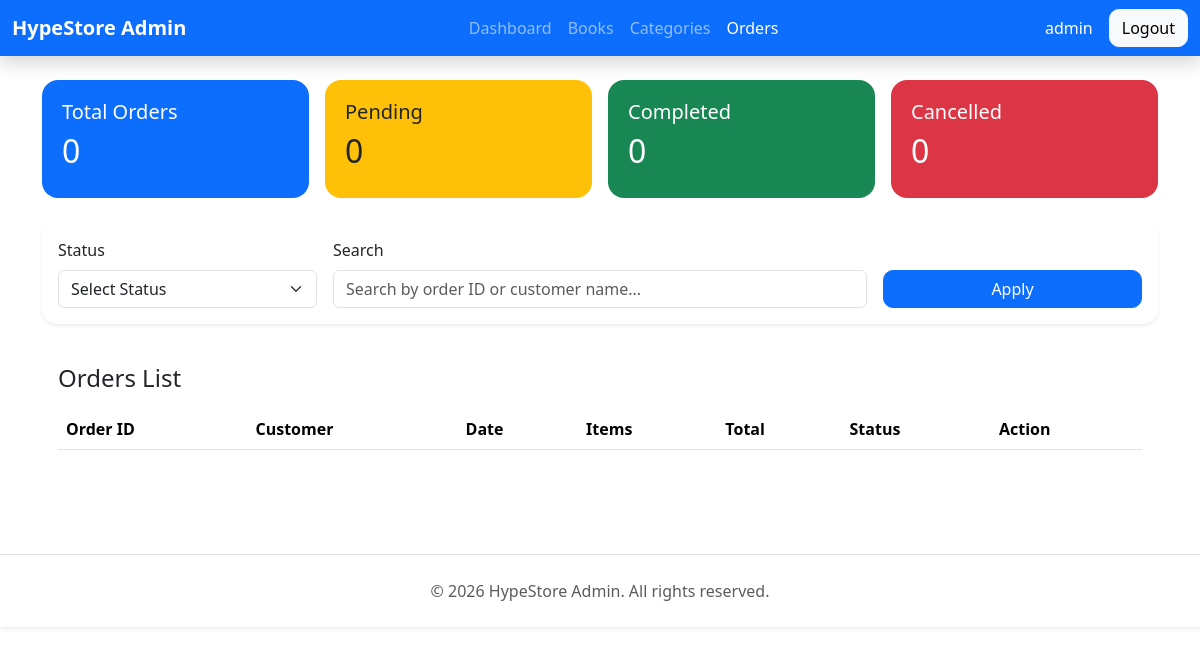
Page /hypestore/admin/orders.php (signed in) on the earlier database version.
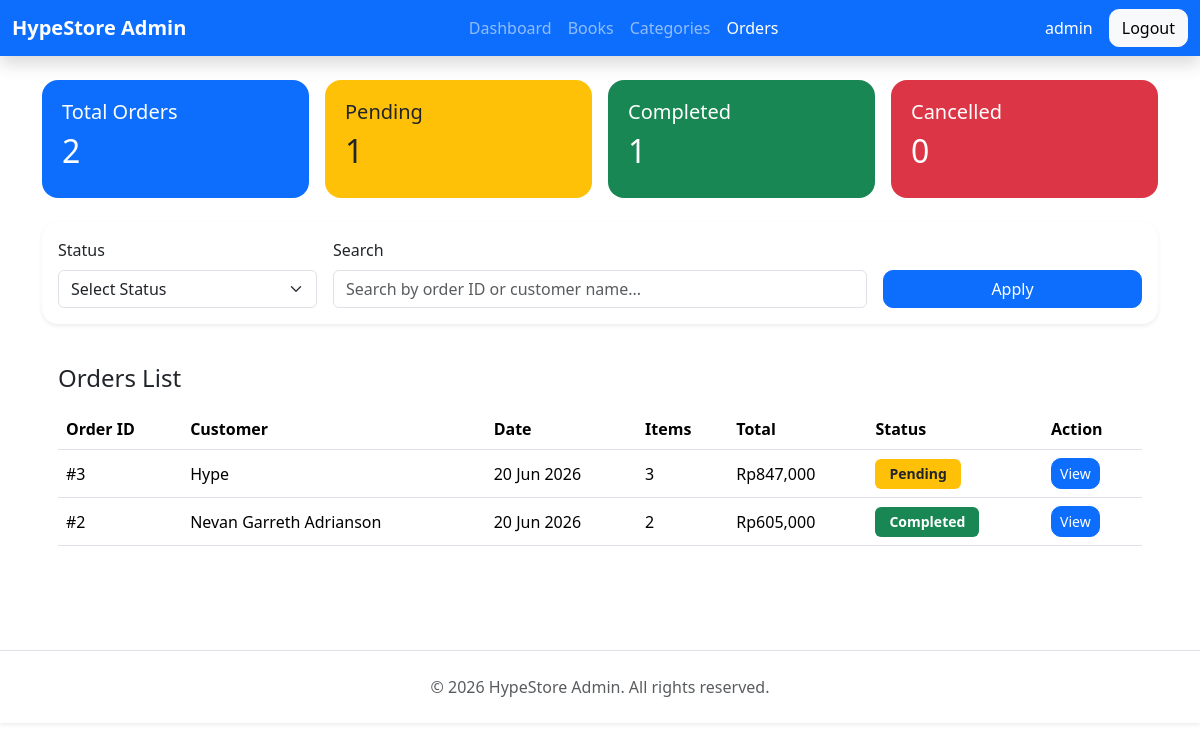
Same page on the later database version.
### tables this page shows
CREATE TABLE `orders` (
  `id` int(11) NOT NULL,
  `id_user` int(11) NOT NULL,
  `subtotal` int(11) NOT NULL,
  `tax` int(11) NOT NULL,
  `total` int(11) NOT NULL,
  `name` varchar(200) NOT NULL,
  `email` varchar(200) NOT NULL,
  `phone` varchar(50) NOT NULL,
  `address` varchar(300) NOT NULL,
  `created_at` datetime NOT NULL DEFAULT current_timestamp(),
  `status` varchar(100) NOT NULL DEFAULT 'Pending'
);

### hypestore/library/koneksi.php (called while the page is built)
<?php
    $host = "localhost";
    $user = "root";
    $pass = "";
    $database = "hypestore";
?>

### hypestore/library/database.php (called while the page is built, shortened)
<?php
    class Database{
        function __construct($host, $user, $pass, $database){
            $this->host = $host;
            $this->user = $user;
            $this->pass = $pass;
            $this->database = $database;
            $this->conn = new mysqli($this->host, $this->user, $this->pass, $this->database);
        }
    }
?>

### hypestore/admin/orders.php (the view, shortened to what the changed rows need)
<?php
    require_once('../library/database.php');
    require_once('../library/koneksi.php');
    $connection = new Database($host, $user, $pass, $database);
    $totalquery = "SELECT COUNT(*) total FROM orders";
    $totalorders = $connection->conn->query($totalquery);
    $totaldisplay = $totalorders->fetch_assoc()['total'];
    $pendingquery = "SELECT COUNT(*) total FROM orders WHERE status='Pending'";
    $pending = $connection->conn->query($pendingquery);
    $pendingdisplay = $pending->fetch_assoc()['total'];
    $completedquery = "SELECT COUNT(*) total FROM orders WHERE status='Completed'";
    $completed = $connection->conn->query($completedquery);
    $completeddisplay = $completed->fetch_assoc()['total'];
    $cancelledquery = "SELECT COUNT(*) total FROM orders WHERE status='Cancelled'";
    $cancelled = $connection->conn->query($cancelledquery);
    $cancelleddisplay = $cancelled->fetch_assoc()['total'];
?>
<!DOCTYPE html>
<html lang="en">
<head>
    <link href="https://cdn.jsdelivr.net/npm/bootstrap@5.3.8/dist/css/bootstrap.min.css" rel="stylesheet">
</head>
<body>
    <div class="container py-4">
        <div class="row g-3 mb-4">
            <div class="col-lg-3">
                <div class="card statcard bg-primary">
                    <h5>Total Orders</h5>
                    <h2><?php echo $totaldisplay;?></h2>
                </div>
            </div>
            <div class="col-lg-3">
                <div class="card statcard bg-warning text-dark">
                    <h5>Pending</h5>
                    <h2><?php echo $pendingdisplay;?></h2>
                </div>
            </div>
            <div class="col-lg-3">
                <div class="card statcard bg-success">
                    <h5>Completed</h5>
                    <h2><?php echo $completeddisplay;?></h2>
                </div>
            </div>
            <div class="col-lg-3">
                <div class="card statcard bg-danger">
                    <h2><?php echo $cancelleddisplay;?></h2>
                </div>
            </div>
        </div>
        <div class="card p-3">
            <table class="table table-hover">
                <thead>
                    <tr>
                        <th>Order ID</th>
                        <th>Customer</th>
                        <th>Date</th>
                        <th>Items</th>
                        <th>Total</th>
                        <th>Status</th>
                        <th>Action</th>
                    </tr>
                </thead>
                <tbody>
                    <?php
                        $ordersql = "SELECT orders.*, COUNT(order_details.id) AS items FROM orders LEFT JOIN order_details ON orders.id = order_details.id_order WHERE 1=1";
                        $ordersql .= " GROUP BY orders.id ORDER BY orders.id DESC";
                        $result = $connection->conn->query($ordersql);
                        while ($row = $result->fetch_assoc()){
                            if($row['status'] == "Pending"){
                                $badge = "warning text-dark";
                            }
                            else if($row['status'] == "Completed"){
                                $badge = "success";
                            }
                            else{
                                $badge = "danger";
                            }
                            echo '
                                <tr>
                                    <td>#'.$row['id'].'</td>
                                    <td>'.$row['name'].'</td>
                                    <td>'.date("d M Y", strtotime($row['created_at'])).'</td>
                                    <td>'.$row['items'].'</td>
                                    <td>Rp'.number_Format($row['total']).'</td>
                                    <td><span class="badge bg-'.$badge.'">'.$row['status'].'</span></td>
                                    <td><a href="vieworder.php?id='.$row['id'].'"class="btn btn-sm btn-primary">View</a></td>
                                </tr>
                            ';
                        }
                    ?>
                </tbody>
            </table>
        </div>
    </div>
</body>
</html>

Differences in the rows shown:
added orders: id "3", name "Hype", created_at "20 Jun 2026", items "3", total "847,000", status "Pending"
added orders: id "2", name "Nevan Garreth Adrianson", created_at "20 Jun 2026", items "2", total "605,000", status "Completed"
Other differences:
$totaldisplay: "0" → "2"
$pendingdisplay: "0" → "1"
$completeddisplay: "0" → "1"
